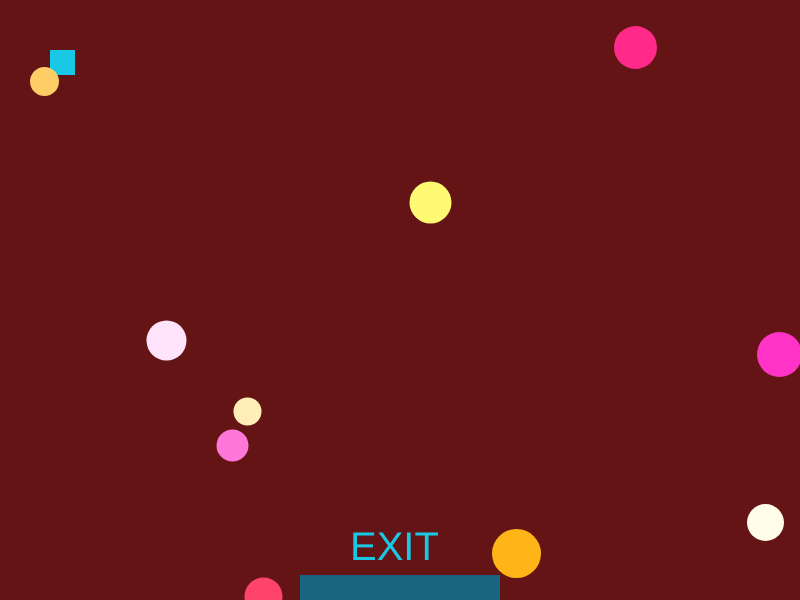
Frame 1 (no input)
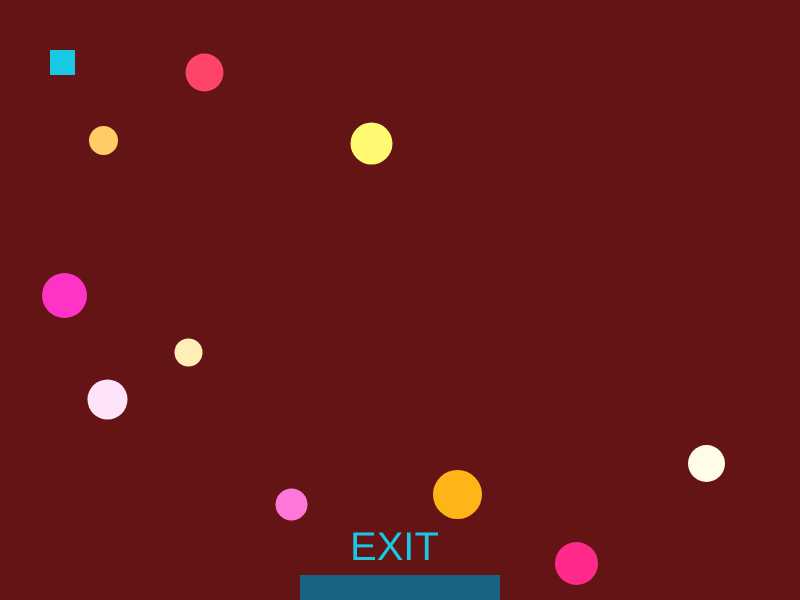
Frame 60 (no input)
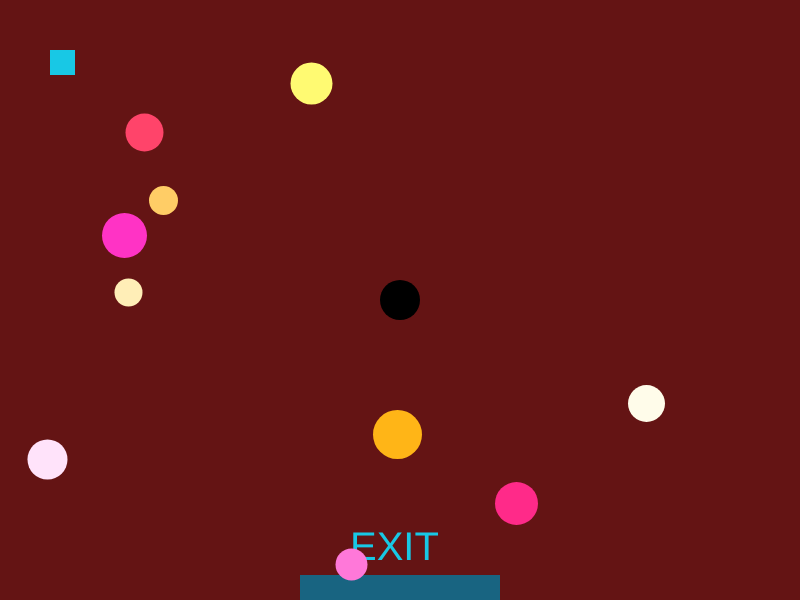
Frame 120 (the mouse pressed at the canvas centre since frame 60)

The p5.js sketch that drew these frames (run headless with seeded random() and noise() and a simulated clock; from frame 60 on, the mouse is pressed at the canvas centre):

// p5.js sketch
// ── sketch.js
var x = 50;
var y = 50;
var diameter = 25;
var speed = 1;
var circles = [];
var staticCircles = [];

function setup() {
  createCanvas(800, 600);
  for (i = 0; i < 10; i++) {
    var randInt1 = Math.round(Math.random());
    if (randInt1 == 0) {
      randInt1 = -1;
    }

    var randInt2 = Math.round(Math.random());
    if (randInt2 == 0) {
      randInt2 = -1;
    }

    circles.push({
      x: Math.floor(Math.random() * (800 - diameter/2)) + diameter/2,
      y: Math.floor(Math.random() * (600 - diameter/2)) + diameter/2,
      diameter: Math.floor(Math.random() * 25) + 25,
      color1: Math.floor(Math.random() * 255) + 1,
      color2: Math.floor(Math.random() * 255) + 1,
      speedX: randInt1,
      speedY: randInt2
    });
  }
}

function draw() {
  background(100, 20, 20);
  noStroke();
  fill(24, 100, 129);
  rect(300,575,200,25);
  fill(24, 200, 229);
  square(x, y, diameter);
  textSize(40);
  text('EXIT', 350, 560);
  fill(229, 100, 100);
  for (i = 0; i < circles.length; i++) {
    fill(255, circles[i].color1, circles[i].color2);
    circle(circles[i].x, circles[i].y, circles[i].diameter);
    if (circles[i].x >= width - diameter / 2) {
      circles[i].x = (diameter / 2) + 1;
    }

    if (circles[i].x <= diameter / 2) {
      circles[i].x = width - diameter / 2;
    }

    if (circles[i].y >= height - diameter / 2) {
      circles[i].y = (diameter / 2) + 1;
    }

    if (circles[i].y <= diameter / 2) {
      circles[i].y = height - diameter / 2;
    }

    circles[i].x += circles[i].speedX;
    circles[i].y += circles[i].speedY;
  }

  for (i = 0; i < staticCircles.length; i++) {
    fill(0, 0, 0);
    circle(staticCircles[i].x,staticCircles[i].y, 40);
  }

  if (keyIsDown(68) || keyIsDown(RIGHT_ARROW)) {
    if (x < width - diameter) {
      x += 5;
    }
  } else if (keyIsDown(65) || keyIsDown(LEFT_ARROW)) {
    if (x > 0) {
      x -= 5;
    }
  }

  if (keyIsDown(87) || keyIsDown(UP_ARROW)) {
    if (y > 0) {
      y -= 5;
    }
  } else if (keyIsDown(83) || keyIsDown(DOWN_ARROW)) {
    if (y < height - diameter || x > 300 && x < 475) {
      y += 5;
    }

  }

  if (y >= height) {
    fill(24, 200, 229);
    textSize(80);
    text('You Win!', 100, 300);
  }
}

function mousePressed() {
  staticCircles.push({
    x: mouseX,
    y: mouseY
  });
}
